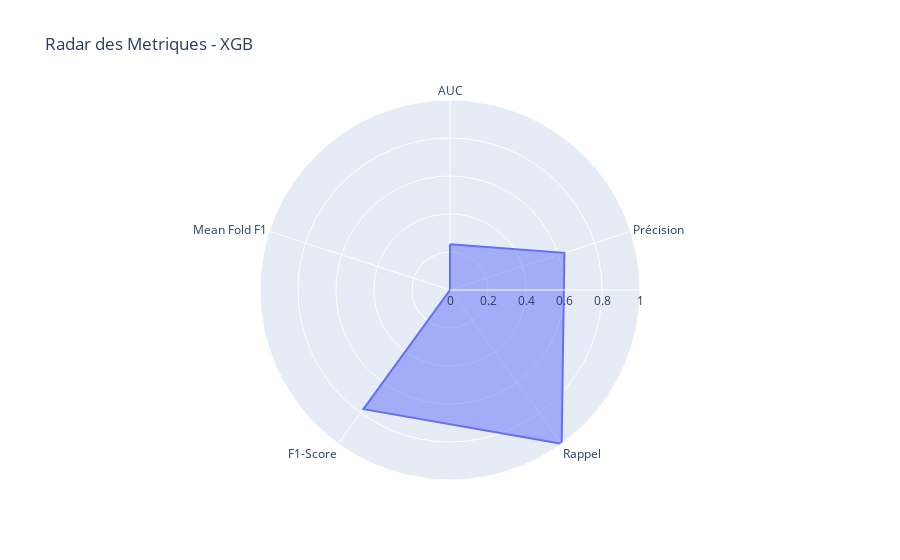

The cell this chart's notebook holds for it:
### Markdown cell above
> XGBoost
***

### Code cell
for red in [True,False] : 
    print(f"------> Reduction = {red}")
    # Récupération des résultats
    results_xgb = train_with_calibration("xgb",X,y,reduction=red)

    # Stockage des résultats complets
    all_results['XGB'] = results_xgb

    # Affectation de la ligne dans le dataframe
    report_df.loc[len(report_df)] = ["xgb",
                                    results_xgb["accuracy"],
                                    results_xgb["precision"],
                                    results_xgb["recall"], 
                                    results_xgb["f1-score"], 
                                    results_xgb["auc_calibrated"],
                                    results_xgb["best_threshold"],
                                    results_xgb["mean_fold_scores"],red]

### Figure 1 — Plotly figure (JSON) as saved in the notebook; plotly's stock layout.template omitted (floating-point values rounded to 4 significant figures)
{"data": [{"fill": "toself", "hovertemplate": "r=%{r}<br>theta=%{theta}<extra></extra>", "legendgroup": "", "line": {"color": "#636efa", "dash": "solid"}, "marker": {"symbol": "circle"}, "mode": "lines", "name": "", "r": [0.2414, 0.6329, 1.0, 0.7752, 0.0, 0.2414], "showlegend": false, "subplot": "polar", "theta": ["AUC", "Précision", "Rappel", "F1-Score", "Mean Fold F1", "AUC"], "type": "scatterpolar"}], "layout": {"legend": {"tracegroupgap": 0}, "polar": {"angularaxis": {"direction": "clockwise", "rotation": 90}, "domain": {"x": [0, 1], "y": [0, 1]}, "radialaxis": {"range": [0, 1], "visible": true}}, "showlegend": false, "title": {"text": "Radar des Metriques - XGB"}}}
